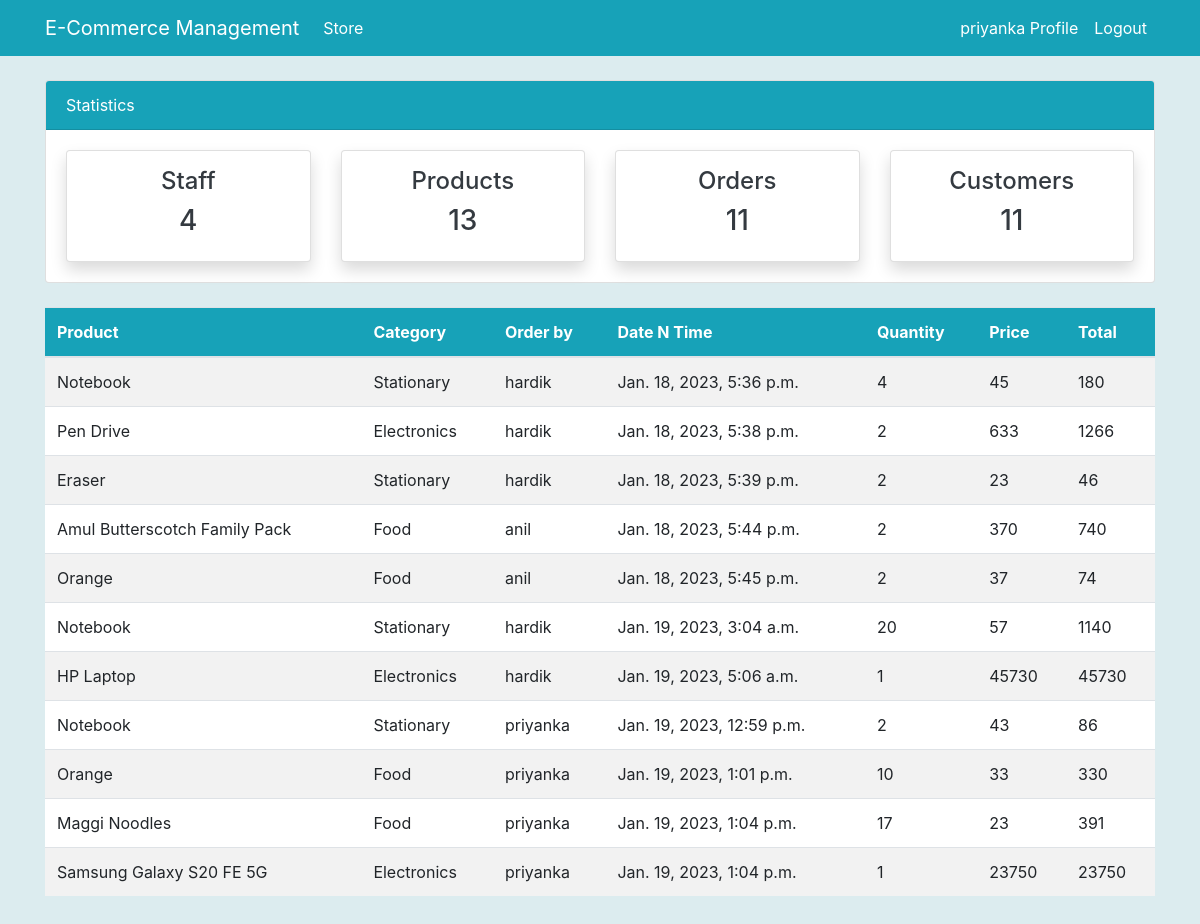
The app's page /order/ (signed in), older data.
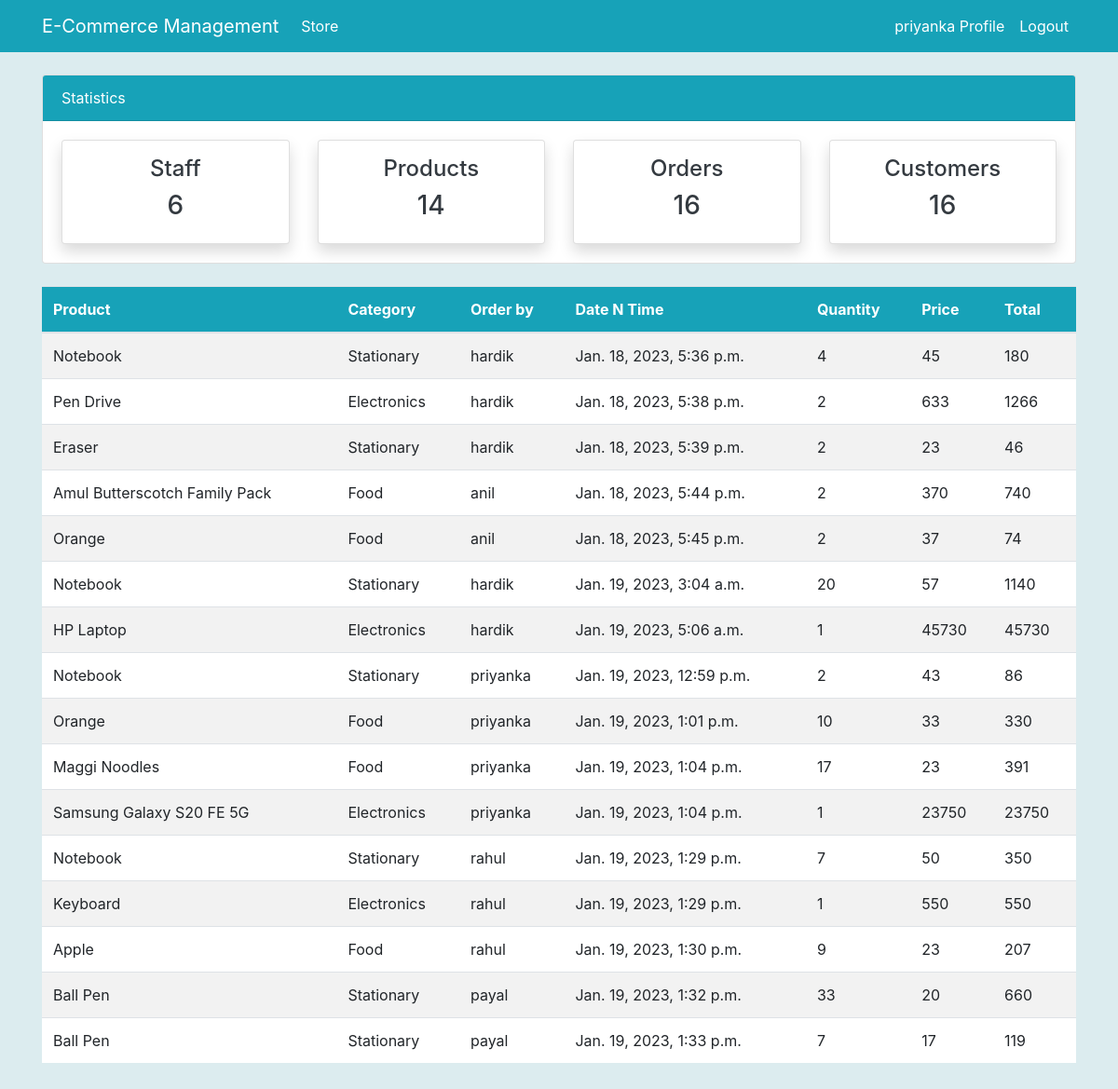
The same page, newer data.
### store/models.py (models this page shows, shortened)
class Order(models.Model):
    customer = models.ForeignKey(Customer, on_delete=models.CASCADE, null=True)
    product = models.ForeignKey(Product, on_delete=models.CASCADE, null=True)
    staff = models.ForeignKey(User, models.CASCADE, null=True)
    order_quantity = models.PositiveIntegerField(null=True)
    price = models.PositiveIntegerField(null=True)
    total = models.PositiveIntegerField(editable=False, null=True)
    date = models.DateTimeField(auto_now_add=True)

class Product(models.Model):
    CATEGORY = [
        ("Stationary", "Stationary"),
        ("Electronics", "Electronics"),
        ("Food", "Food"),
    ]
    name = models.CharField(max_length=255, null=True)
    category = models.CharField(max_length=255, choices=CATEGORY, null=True)
    quantity = models.PositiveIntegerField(null=True)

### store/views.py (the view)
# urls.py: path("order/", views.order, name="store-order"),
@login_required
def order(request):
    orders = Order.objects.all()
    context = {"orders": orders}
    context.update(nav_items())
    return render(request, "order.html", context)

### store/views.py (called while the page is built)
def nav_items():
    orders_count = Order.objects.all().count()
    products_count = Product.objects.all().count()
    workers_count = User.objects.all().count()
    customers_count = Customer.objects.count()
    data = {
        "orders_count": orders_count,
        "workers_count": workers_count,
        "products_count": products_count,
        "customers_count": customers_count,
    }
    return data

### store/templates/order.html (shortened to what this page needs)
{% extends "base.html" %}
{% block content %}
{% include "top_nav.html" %}
<div class="container">
  <div class="row my-4">
    <div class="col-md-12">
      <table class="table table-striped bg-white">
        <thead class="bg-info">
          <tr class="text-white">
            <th scope="col">Product</th>
            <th scope="col">Category</th>
            <th scope="col">Order by</th>
            <th scope="col">Date N Time</th>
            <th scope="col">Quantity</th>
            <th scope="col">Price</th>
            <th scope="col">Total</th>
          </tr>
        </thead>
        <tbody>
          {% for order in orders %}
          <tr>
            <td>{{order.product.name}}</td>
            <td>{{order.product.category}}</td>
            <td>{{order.staff.username}}</td>
            <td>{{order.date}}</td>
            <td>{{order.order_quantity}}</td>
            <td>{{order.price}}</td>
            <td>{{order.total}}</td>
          </tr>
          {% endfor %}
        </tbody>
      </table>
    </div>
  </div>
</div>
{% endblock content %}

Row changes from the older to the newer data that the page shows:
added Order: product.name "Notebook", product.category "Stationary", staff.username "rahul", date "Jan. 19, 2023, 1:29 p.m.", order_quantity "7", price "50", total "350"
added Order: product.name "Keyboard", product.category "Electronics", staff.username "rahul", date "Jan. 19, 2023, 1:29 p.m.", order_quantity "1", price "550", total "550"
added Order: product.name "Apple", product.category "Food", staff.username "rahul", date "Jan. 19, 2023, 1:30 p.m.", order_quantity "9", price "23", total "207"
added Order: product.name "Ball Pen", product.category "Stationary", staff.username "payal", date "Jan. 19, 2023, 1:32 p.m.", order_quantity "33", price "20", total "660"
added Order: product.name "Ball Pen", product.category "Stationary", staff.username "payal", date "Jan. 19, 2023, 1:33 p.m.", order_quantity "7", price "17", total "119"
Text that changed along with them:
{{ workers_count }}: "4" → "6"
{{ products_count }}: "13" → "14"
{{ orders_count }}: "11" → "16"
{{ customers_count }}: "11" → "16"
